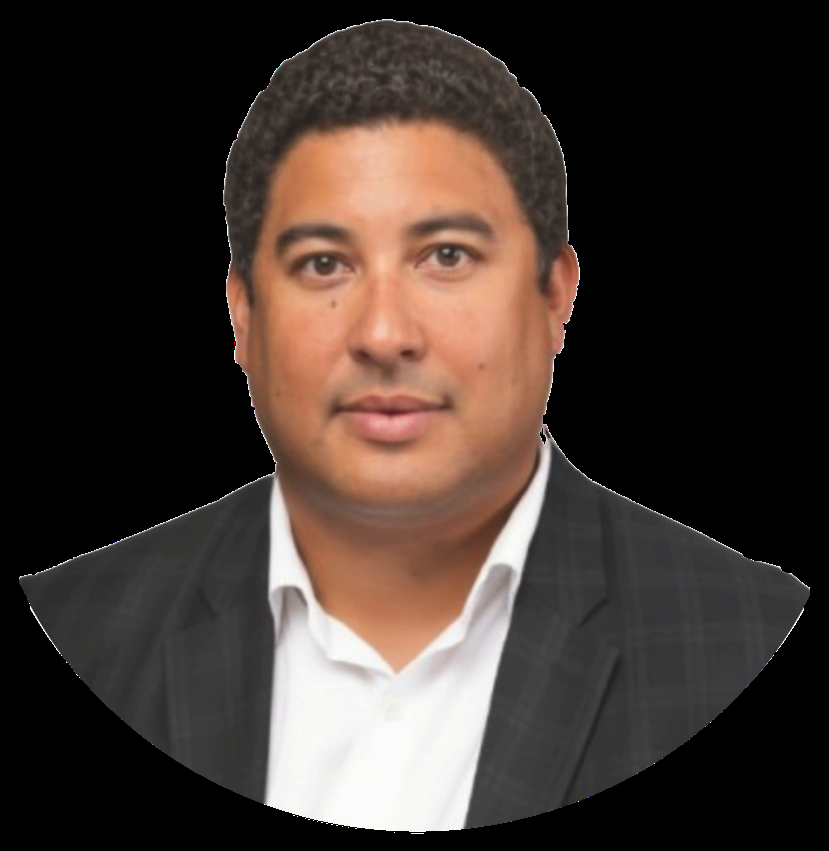
#> input picture podcast-opening/assets/brian_portrait.png, 829 x 851 px, shrunk from 1617 x 1659 before the run
$ python extract_portrait.py ../assets/brian_portrait.png ../assets/brian_portrait.png
#> lines starting #> are read from the running program, lines starting #| are printed output that depends on the picture; after the words box and inside, x2 and y2 are one past the last pixel; in counts of white or black regions, pixels touching at a corner belong together
"""Cut Brian's circular portrait out of the Canva end-screen (frame at 3.2 s) with clean edges.

The portrait is a person cut-out clipped by a circle at the shoulders, on a flat light background
with thin outline text behind it. Thin strokes are opened away, the shoulder circle is fitted from
the outer blazer edges, the white shirt is filled, pink text specks are dropped, the edge is
trimmed, and any light fringe is recoloured from just inside the silhouette (no halo on navy).
usage: python3 extract_portrait.py frame.png out.png
"""
import json
import sys

import cv2
import numpy as np

src, out = sys.argv[1], sys.argv[2]
f = cv2.imread(src).astype(np.float32)
bg = np.median(f[5:60, 5:60].reshape(-1, 3), 0)
#> bg = [0, 0, 0]
m = (np.abs(f - bg).sum(2) > 30).astype(np.uint8) * 255
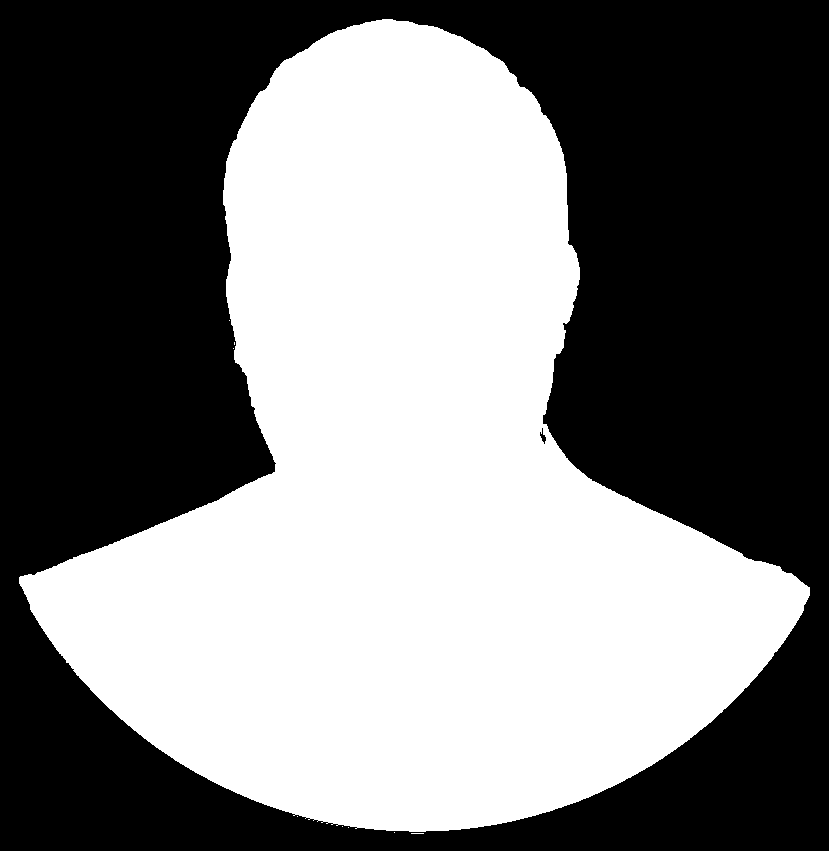
#> m: shape (851, 829); 48% white; 9 white regions (8 under 20 px), largest, box (x1, y1, x2, y2) and area: (19, 19, 810, 832) 338595
m = cv2.morphologyEx(m, cv2.MORPH_OPEN, np.ones((17, 17), np.uint8))
#> m: shape (851, 829); 47.9% white; 1 white region, box (x1, y1, x2, y2) and area: (24, 20, 807, 832) 338250
n, lab, st, _ = cv2.connectedComponentsWithStats(m)
#> n = 2; st = [[0, 0, 829, 851, 367229], [24, 20, 783, 812, 338250]]
m = (lab == 1 + np.argmax(st[1:, cv2.CC_STAT_AREA])).astype(np.uint8) * 255
x, y, bw, bh = cv2.boundingRect(m)
#> x = 24; y = 20; bw = 783; bh = 812

pts = []
for yy in range(int(y + 0.80 * bh), y + bh - 6, 4):
    xs = np.nonzero(m[yy])[0]
    if len(xs):
        pts += [(xs.min(), yy), (xs.max(), yy)]
#> this loop made 40 passes
#> pts on passes 1 to 2: [(74, 669), (762, 669)], [(74, 669), (762, 669), (76, 673), (758, 673)]
#> after the loop, pts = 80 pairs, first value 74 to 762, second value 669 to 825
p = np.array(pts, np.float64)
#> p has the same summary as pts
cx, cy, c = np.linalg.lstsq(np.c_[2 * p[:, 0], 2 * p[:, 1], np.ones(len(p))], (p ** 2).sum(1), rcond=None)[0]
#> cx = 417.1; cy = 383.6; c = -121170.6
r = np.sqrt(c + cx * cx + cy * cy)
#> r = 447.2

H, W = m.shape
#> H = 851; W = 829
yy, xx = np.mgrid[0:H, 0:W]
disc = ((xx - cx) ** 2 + (yy - cy) ** 2) <= (r - 2) ** 2
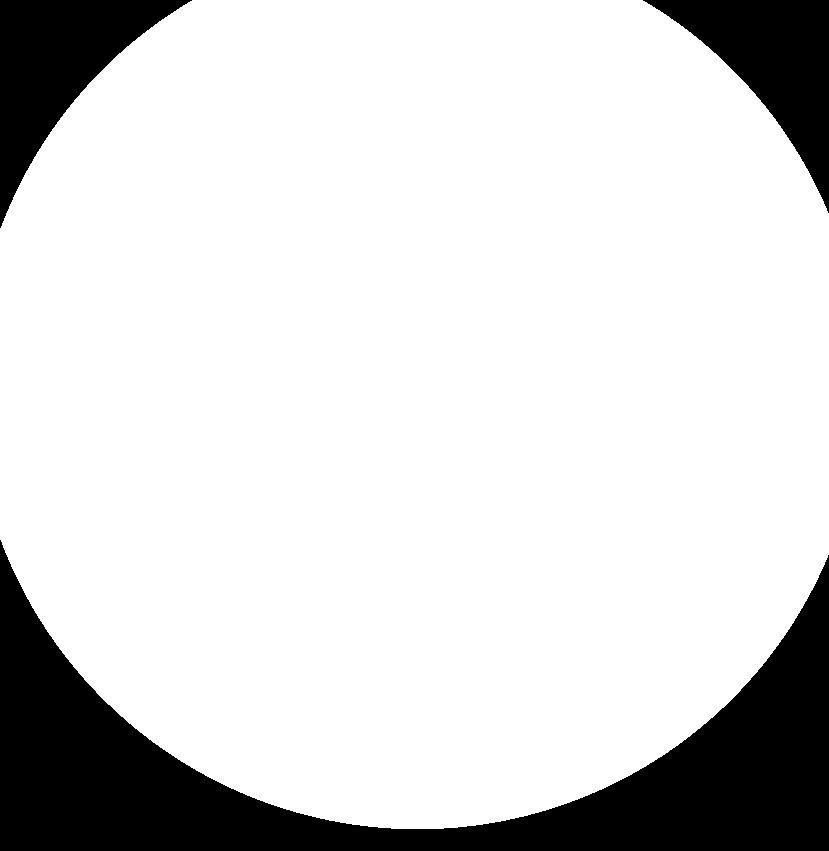
#> disc: shape (851, 829) bool; 83.7% white; 3 black regions, box (x1, y1, x2, y2) and area: (0, 540, 829, 851) 82456, (0, 0, 192, 228) 16911, (643, 0, 829, 213) 15556
shoulders = int(y + 0.72 * bh)
#> shoulders = 604
m = (((m > 0) | (disc & (yy > shoulders))) & disc).astype(np.uint8) * 255
#> m: shape (851, 829); 47.6% white; 1 white region, box (x1, y1, x2, y2) and area: (24, 20, 807, 829) 336072
ff = m.copy()
cv2.floodFill(ff, np.zeros((H + 2, W + 2), np.uint8), (0, 0), 255)
#> ff: shape (851, 829); every value is 255
m = m | cv2.bitwise_not(ff)                     # the white shirt inside the collar

# --- clean edge: no light halo, no pink specks from the old outline text -----------------------
fb, fg, fr = f[..., 0], f[..., 1], f[..., 2]
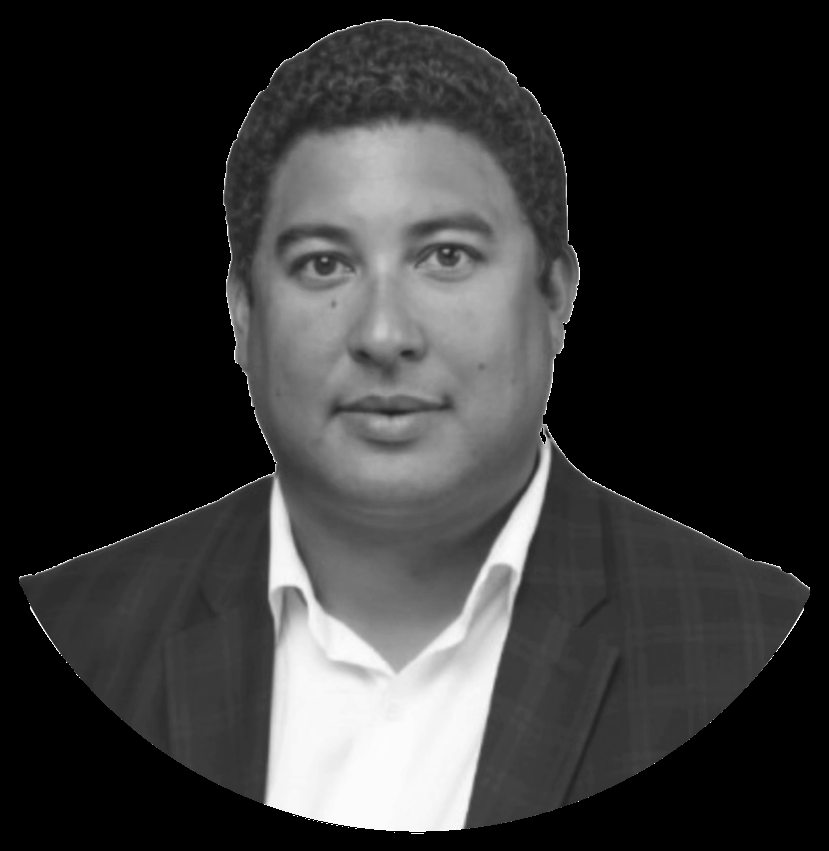
#> fg: shape (851, 829) float32; min 0, max 255, mean 52.3
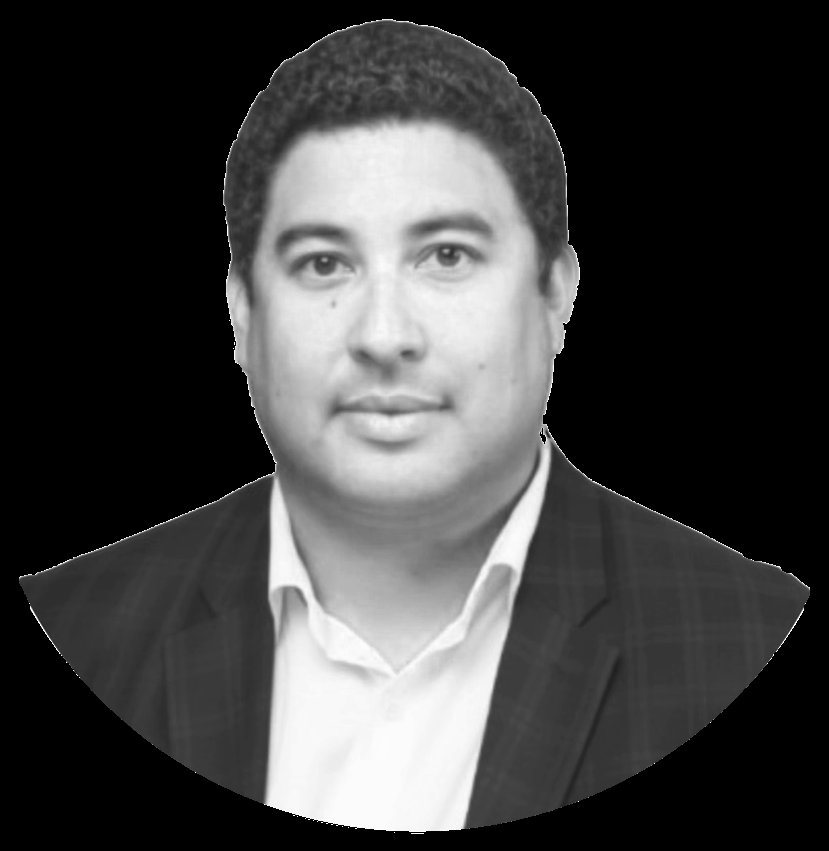
#> fr: shape (851, 829) float32; min 0, max 255, mean 63.7
band = (cv2.dilate(m, np.ones((15, 15), np.uint8)) > 0) & (cv2.erode(m, np.ones((31, 31), np.uint8)) == 0)
#> band: shape (851, 829) bool; 10.4% white; 1 white region, box (x1, y1, x2, y2) and area: (17, 13, 814, 836) 73439
pink = band & (fr - fg > 18) & (fb > fg - 8) & (fr > 170)
#> pink: shape (851, 829) bool; 0.02% white in thin lines or dots, all inside (x1, y1, x2, y2) = (59, 21, 806, 773)
m[pink] = 0
#> m: shape (851, 829); 47.6% white; 1 white region, box (x1, y1, x2, y2) and area: (24, 20, 807, 829) 335939
m = cv2.morphologyEx(m, cv2.MORPH_OPEN, np.ones((7, 7), np.uint8))
#> m: shape (851, 829); 47.6% white; 1 white region, box (x1, y1, x2, y2) and area: (24, 20, 807, 829) 335822
m = cv2.erode(m, np.ones((7, 7), np.uint8))                    # trim the outer fringe
#> m: shape (851, 829); 46.2% white; 1 white region, box (x1, y1, x2, y2) and area: (27, 23, 804, 826) 325580
a = cv2.GaussianBlur(m.astype(np.float32) / 255, (0, 0), 1.3)
# colours from safely inside the silhouette, spread outward to the edge
inner = (cv2.erode(m, np.ones((17, 17), np.uint8)) > 0).astype(np.float32)
#> inner: shape (851, 829) float32; values 0 (black) and 1 (white), 42.3% white; 1 white region, box (x1, y1, x2, y2) and area: (38, 32, 793, 818) 298605
fill = cv2.GaussianBlur(f * inner[..., None], (0, 0), 6) / (cv2.GaussianBlur(inner, (0, 0), 6)[..., None] + 1e-4)
edge = ((m > 0) & (inner == 0)).astype(np.float32)
#> edge: shape (851, 829) float32; values 0 (black) and 1 (white), 3.8% white; 1 white region, box (x1, y1, x2, y2) and area: (27, 23, 804, 826) 26975
edge = cv2.GaussianBlur(edge, (0, 0), 2)[..., None]
#> edge: shape (851, 829, 1) float32
lum = f.mean(2, keepdims=True)
lighter = np.clip((lum - fill.mean(2, keepdims=True)) / 40.0, 0, 1)   # only pixels lighter than inside
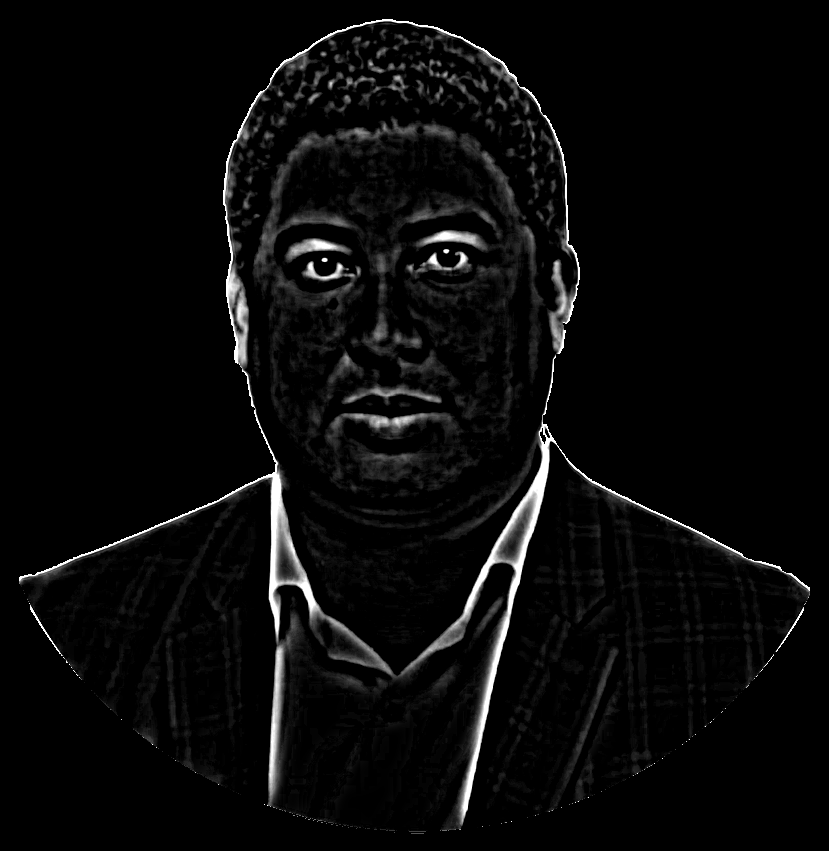
#> lighter: shape (851, 829, 1) float32; min 0, max 1, mean 0.0381
col = f * (1 - edge * lighter) + fill * (edge * lighter)
# white shirt reaches the circle edge legitimately: keep it there
shirt = (yy > shoulders) & ((xx - cx) ** 2 + (yy - cy) ** 2 > (r - 40) ** 2)
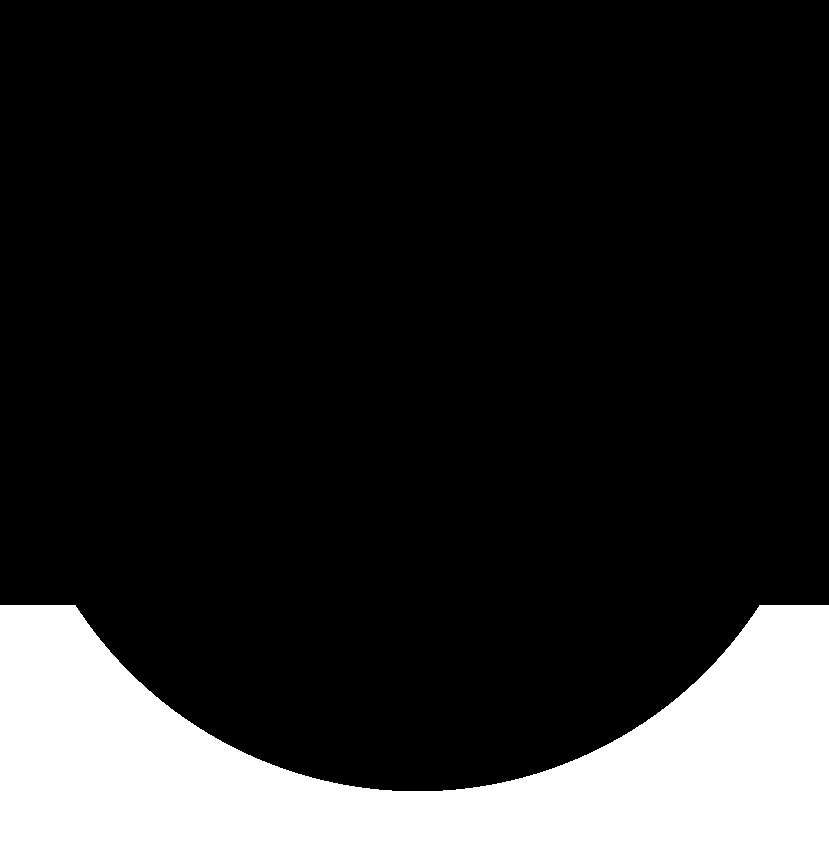
#> shirt: shape (851, 829) bool; 16.2% white; 1 white region, box (x1, y1, x2, y2) and area: (0, 605, 829, 851) 114121
col = np.where(shirt[..., None], f, col)
x, y, bw, bh = cv2.boundingRect(m)
#> x = 27; y = 23; bw = 777; bh = 803
pad = 40
x0, y0, x1, y1 = max(x - pad, 0), max(y - pad, 0), min(x + bw + pad, W), min(y + bh + pad, H)
#> x0 = 0; y0 = 0; x1 = 829; y1 = 851
cv2.imwrite(out, np.dstack([col[y0:y1, x0:x1], a[y0:y1, x0:x1] * 255]).astype(np.uint8))
json.dump({"cx": cx - x0, "cy": cy - y0, "r": r}, open(out.rsplit(".", 1)[0] + ".json", "w"))
print("portrait", x1 - x0, "x", y1 - y0, "circle r", round(r))
#| portrait 829 x 851 circle r 447
